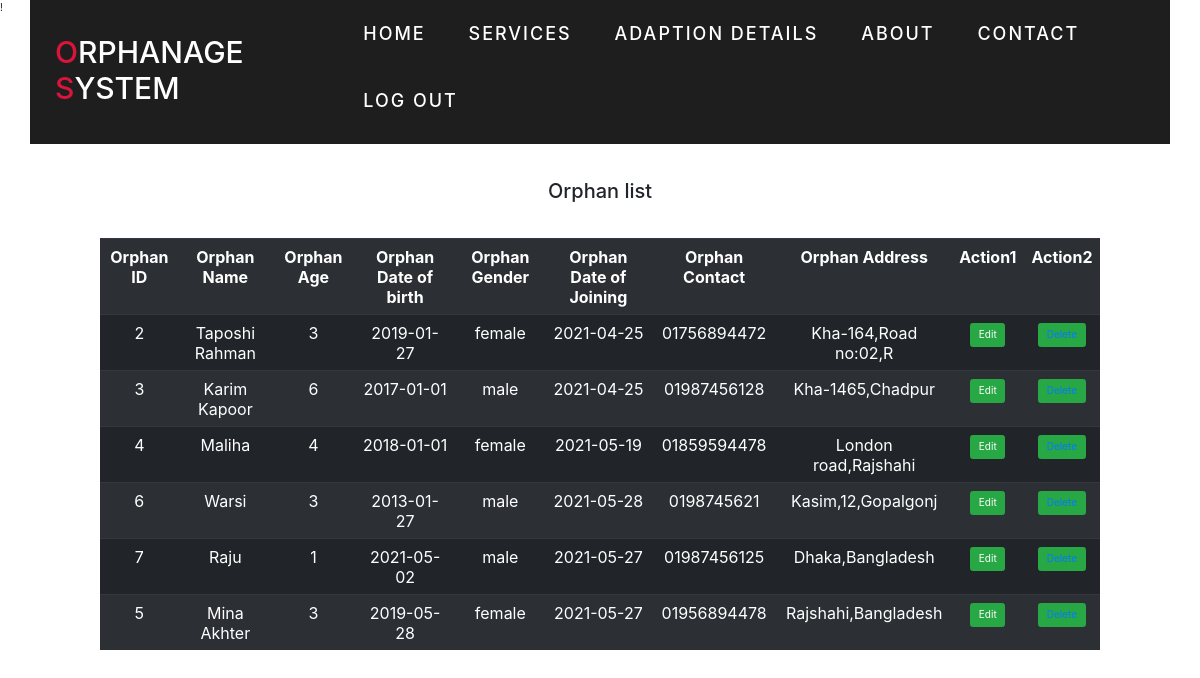
The page /manageOrphan.php on the database its author committed.
### tables this page shows
CREATE TABLE `orphan` (
  `orphanid` varchar(100) NOT NULL,
  `orphanname` varchar(30) NOT NULL,
  `orphanAge` varchar(10) NOT NULL,
  `dob` date NOT NULL,
  `sex` varchar(10) NOT NULL,
  `doj` date NOT NULL,
  `contact` varchar(20) NOT NULL,
  `address` varchar(20) NOT NULL
);

### manageOrphan.php (the view, shortened to what this page needs)
!<!DOCTYPE html>
<html lang="en">
<head>
  <link rel="stylesheet" href="style.css">
  <link rel="stylesheet" href="https://maxcdn.bootstrapcdn.com/bootstrap/4.0.0/css/bootstrap.min.css">
</head>
<body>
  <section id="header">
    <div class="header container">
      <div class="nav-bar">
        <div class="brand">
          <a href="#hero">
            <h1><span>O</span>RPHANAGE <span>S</span>YSTEM</h1>
          </a>
        </div>
        <div class="nav-list">
          <ul>
            <li><a href="home.php" data-after="Home">Home</a></li>
            <li><a href="home.php" data-after="Services">Services</a></li>
            <li><a href="home.php" data-after="Adaption Details">Adaption Details</a></li>
            <li><a href="home.php" data-after="About">About</a></li>
            <li><a href="home.php" data-after="Contact">Contact</a></li>
            <li><a href="logout.php" data-after="logout">Log Out</a></li>
          </ul>
        </div>
      </div>
    </div>
  </section>
  <section id="manage">
    <div class="a" style="margin: 0 100px;">
        <center><h2 style="margin: 70px;" "color:black;">Orphan list</h2></center>
        <center><h2>Orphan list</h2></center>
        <br><br>
        <table class="table table-striped table-dark text-center" >
          <tr>
              <th>Orphan ID</th>
              <th>Orphan Name</th>
              <th>Orphan Age</th>
              <th>Orphan Date of birth</th>
              <th>Orphan Gender</th>
              <th>Orphan Date of Joining</th>
              <th>Orphan Contact</th>
              <th>Orphan Address</th>
              <th>Action1</th>
              <th>Action2</th>
          </tr>
          <?php
          $conn = mysqli_connect("localhost","root","","orp");
          $query = "SELECT * FROM orphan";
          $result=mysqli_query($conn,$query);
          while($data=mysqli_fetch_assoc($result)){
              ?>
              <tr>
                  <td><?php echo $data['orphanid']?></td>
                  <td><?php echo $data['orphanname']?></td>
                  <td><?php echo $data['orphanAge']?></td>
                  <td><?php echo $data['dob']?></td>
                  <td><?php echo $data['sex']?></td>
                  <td><?php echo $data['doj']?></td>
                  <td><?php echo $data['contact']?></td>
                  <td><?php echo $data['address']?></td>
                   <td><a class="btn btn-success" onclick="return confirm('Are you sure you want to Edit?')";  href="editOrphan.php?edit_id=<?php echo $data['orphanid']?>">Edit</a></td>
                  <td><button class="btn btn-success"><a onclick="return confirm('Are you sure you want to Delete?')"; href="?delete-id=<?php echo $data['orphanid']?>">Delete</button></a></td>
              </tr>
          <?php
          }
          ?>
        </table>
      </div>
  </section>
</body>
</html>

### style.css (style rules this page uses)
* { padding: 0; margin: 0; box-sizing: border-box; }
html { font-size: 10px; font-family: 'Montserrat', sans-serif; scroll-behavior: smooth; }
a { text-decoration: none; }
.container { min-height: 100vh; width: 100%; display: flex; align-items: center; justify-content: center; }
.brand h1 { font-size: 3rem; text-transform: uppercase; color: white; }
.brand h1 span { color: crimson; }
#header { position: fixed; z-index: 1000; left: 0; top: 0; width: 100vw; height: auto; }
#header .header { min-height: 8vh; background-color: rgba(31, 30, 30, 30); transition: 0.3s ease background-color; }
#header .nav-bar { display: flex; align-items: center; justify-content: space-between; width: 100%; height: 100%; max-width: 1300px; padding: 0 10px; }
#header .nav-list ul { list-style: none; position: absolute; background-color: rgb(31, 30, 30); width: 100vw; height: 100vh; left: 100%; top: 0; display: flex; flex-direction: column; justify-content: center; align-items: center; z-index: 1; overflow-x: hidden; transition: 0.5s ease left; }
#header .nav-list ul a { font-size: 2.5rem; font-weight: 500; letter-spacing: 0.2rem; text-decoration: none; color: white; text-transform: uppercase; padding: 20px; display: block; }
#header .nav-list ul a::after { content: attr(data-after); position: absolute; top: 50%; left: 50%; transform: translate(-50%, -50%) scale(0); color: rgba(240, 248, 255, 0.021); font-size: 13rem; letter-spacing: 50px; z-index: -1; transition: 0.3s ease letter-spacing; }
@media only screen and (min-width: 1200px) { #header .nav-list ul { position: initial; display: block; height: auto; width: fit-content; background-color: transparent; } }
@media only screen and (min-width: 1200px) { #header .nav-list ul li { display: inline-block; } }
@media only screen and (min-width: 1200px) { #header .nav-list ul li a { font-size: 1.8rem; } }
@media only screen and (min-width: 1200px) { #header .nav-list ul a:after { display: none; } }

### rows shown on the page
orphan: orphanid "2", orphanname "Taposhi Rahman", orphanAge "3", dob "2019-01-27", sex "female", doj "2021-04-25", contact "01756894472", address "Kha-164,Road no:02,R"
orphan: orphanid "3", orphanname "Karim Kapoor", orphanAge "6", dob "2017-01-01", sex "male", doj "2021-04-25", contact "01987456128", address "Kha-1465,Chadpur"
orphan: orphanid "4", orphanname "Maliha", orphanAge "4", dob "2018-01-01", sex "female", doj "2021-05-19", contact "01859594478", address "London road,Rajshahi"
orphan: orphanid "6", orphanname "Warsi", orphanAge "3", dob "2013-01-27", sex "male", doj "2021-05-28", contact "0198745621", address "Kasim,12,Gopalgonj"
orphan: orphanid "7", orphanname "Raju", orphanAge "1", dob "2021-05-02", sex "male", doj "2021-05-27", contact "01987456125", address "Dhaka,Bangladesh"
orphan: orphanid "5", orphanname "Mina Akhter", orphanAge "3", dob "2019-05-28", sex "female", doj "2021-05-27", contact "01956894478", address "Rajshahi,Bangladesh"
